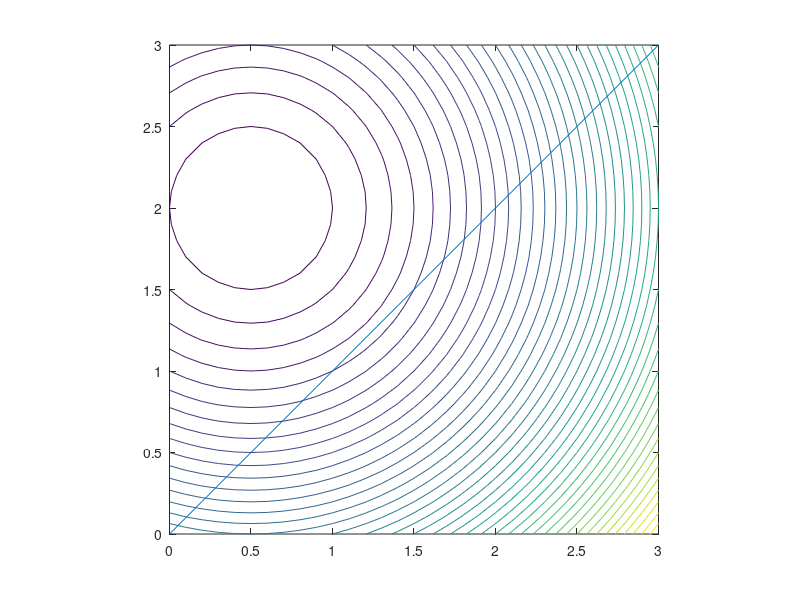

Reproduce this figure in MATLAB.
close all
clear all

[X,Y] = meshgrid(0:.1:3,0:.1:3);
Z= (X -0.5).^2 + (Y-2).^2;

contour(X,Y,Z, 40);
axis equal
axis tight
hold on

x = [0:0.1:3];
plot(x, x);
